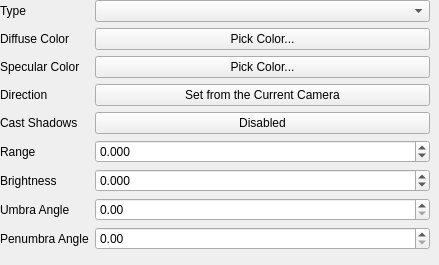
                 <widget class="QWidget" name="scrollAreaWidgetContents_2">
                  <property name="geometry">
                   <rect>
                    <x>0</x>
                    <y>0</y>
                    <width>439</width>
                    <height>265</height>
                   </rect>
                  </property>
                  <layout class="QFormLayout" name="formLayout">
                   <property name="fieldGrowthPolicy">
                    <enum>QFormLayout::AllNonFixedFieldsGrow</enum>
                   </property>
                   <property name="leftMargin">
                    <number>0</number>
                   </property>
                   <property name="topMargin">
                    <number>0</number>
                   </property>
                   <property name="rightMargin">
                    <number>9</number>
                   </property>
                   <property name="bottomMargin">
                    <number>0</number>
                   </property>
                   <item row="0" column="0">
                    <widget class="QLabel" name="label_7">
                     <property name="text">
                      <string>Type</string>
                     </property>
                     <property name="indent">
                      <number>0</number>
                     </property>
                    </widget>
                   </item>
                   <item row="0" column="1">
                    <widget class="QComboBox" name="lightTypeComboBox"/>
                   </item>
                   <item row="1" column="0">
                    <widget class="QLabel" name="label_14">
                     <property name="text">
                      <string>Diffuse Color</string>
                     </property>
                     <property name="indent">
                      <number>0</number>
                     </property>
                    </widget>
                   </item>
                   <item row="1" column="1">
                    <widget class="QPushButton" name="lightDiffuseColorButton">
                     <property name="toolTip">
                      <string>Pick Color...</string>
                     </property>
                     <property name="text">
                      <string>Pick Color...</string>
                     </property>
                    </widget>
                   </item>
                   <item row="2" column="0">
                    <widget class="QLabel" name="label_17">
                     <property name="text">
                      <string>Specular Color</string>
                     </property>
                     <property name="indent">
                      <number>0</number>
                     </property>
                    </widget>
                   </item>
                   <item row="2" column="1">
                    <widget class="QPushButton" name="lightSpecularColorButton">
                     <property name="toolTip">
                      <string>Pick Color...</string>
                     </property>
                     <property name="text">
                      <string>Pick Color...</string>
                     </property>
                    </widget>
                   </item>
                   <item row="3" column="0">
                    <widget class="QLabel" name="lightDirectionLabel">
                     <property name="text">
                      <string>Direction</string>
                     </property>
                     <property name="indent">
                      <number>0</number>
                     </property>
                    </widget>
                   </item>
                   <item row="3" column="1">
                    <widget class="QPushButton" name="setLightDirectionFromCameraButton">
                     <property name="text">
                      <string>Set from the Current Camera</string>
                     </property>
                    </widget>
                   </item>
                   <item row="4" column="0">
                    <widget class="QLabel" name="labelCastShadows">
                     <property name="text">
                      <string>Cast Shadows</string>
                     </property>
                     <property name="indent">
                      <number>0</number>
                     </property>
                    </widget>
                   </item>
                   <item row="4" column="1">
                    <widget class="QPushButton" name="lightCastShadowsButton">
                     <property name="text">
                      <string>Disabled</string>
                     </property>
                     <property name="checkable">
                      <bool>true</bool>
                     </property>
                    </widget>
                   </item>
                   <item row="5" column="0">
                    <widget class="QLabel" name="label_19">
                     <property name="text">
                      <string>Range</string>
                     </property>
                     <property name="indent">
                      <number>0</number>
                     </property>
                    </widget>
                   </item>
                   <item row="5" column="1">
                    <widget class="QDoubleSpinBox" name="lightRangeSpinBox">
                     <property name="decimals">
                      <number>3</number>
                     </property>
                     <property name="minimum">
                      <double>-999999999.000000000000000</double>
                     </property>
                     <property name="maximum">
                      <double>999999999.000000000000000</double>
                     </property>
                    </widget>
                   </item>
                   <item row="6" column="0">
                    <widget class="QLabel" name="label_20">
                     <property name="text">
                      <string>Brightness</string>
                     </property>
                     <property name="indent">
                      <number>0</number>
                     </property>
                    </widget>
                   </item>
                   <item row="6" column="1">
                    <widget class="QDoubleSpinBox" name="lightBrightnessSpinBox">
                     <property name="decimals">
                      <number>3</number>
                     </property>
                     <property name="minimum">
                      <double>-999999999.000000000000000</double>
                     </property>
                     <property name="maximum">
                      <double>999999999.000000000000000</double>
                     </property>
                     <property name="singleStep">
                      <double>0.250000000000000</double>
                     </property>
                    </widget>
                   </item>
                   <item row="7" column="0">
                    <widget class="QLabel" name="lightInnerAngleLabel">
                     <property name="text">
                      <string>Umbra Angle</string>
                     </property>
                     <property name="indent">
                      <number>0</number>
                     </property>
                    </widget>
                   </item>
                   <item row="7" column="1">
                    <widget class="QDoubleSpinBox" name="lightInnerAngleSpinBox">
                     <property name="decimals">
                      <number>2</number>
                     </property>
                     <property name="maximum">
                      <double>180.000000000000000</double>
                     </property>
                    </widget>
                   </item>
                   <item row="8" column="0">
                    <widget class="QLabel" name="lightOuterAngleLabel">
                     <property name="text">
                      <string>Penumbra Angle</string>
                     </property>
                     <property name="indent">
                      <number>0</number>
                     </property>
                    </widget>
                   </item>
                   <item row="8" column="1">
                    <widget class="QDoubleSpinBox" name="lightOuterAngleSpinBox">
                     <property name="decimals">
                      <number>2</number>
                     </property>
                     <property name="maximum">
                      <double>180.000000000000000</double>
                     </property>
                    </widget>
                   </item>
                  </layout>
                 </widget>
